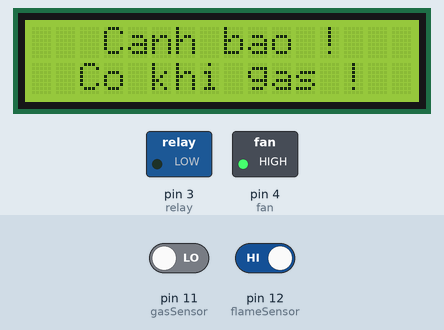
Simulated run of this sketch. Board: Arduino Uno, built with avr-gcc and run on an emulated ATmega328P. Shown: 16×2 character LCD, switched loads named in the sketch (green lamp = pin HIGH). The inputs (shaded band) are chosen by the test bench; at power-on: pin 12 (flameSensor) HIGH, pin 11 (gasSensor) LOW. The modem accepts every AT command (registered, SIM ready, sends succeed) and sends nothing else; what the sketch prints to the serial monitor is not drawn.

Above: at 1.2 s.
1.3 s: pin 12 (flameSensor) driven LOW
At 3.9 s:
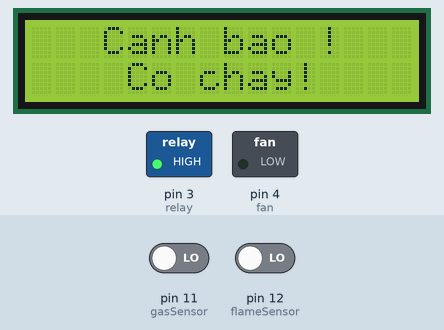
Timing chart, 0 to 5.4 s (numbered marks = the images above; inputs shaded):
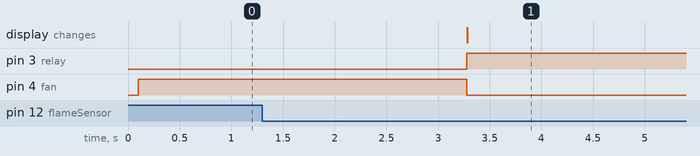

The sketch:

warning.ino
```cpp
#include <SoftwareSerial.h>
#include <LiquidCrystal_I2C.h>

SoftwareSerial sim(9, 10);
LiquidCrystal_I2C lcd(0x27, 16, 2);

const int flameSensor = 12;
const int gasSensor = 11 ;
const int relay = 3;
const int fan = 4;

bool called = false;
bool sent = false;
bool isClear = true;

String phoneNum = "0376560548";

void setup() {
  Serial.begin(9600);
  sim.begin(9600);

  lcd.init();
  lcd.backlight();
  lcd.setCursor(3, 0);
  lcd.print("Xin chao !");

  pinMode(flameSensor, INPUT);
  pinMode(gasSensor, INPUT);
  pinMode(relay, OUTPUT);
  pinMode(fan, OUTPUT);

  digitalWrite(relay, 0);
  digitalWrite(fan, 0);
}
void loop() {
  if (digitalRead(flameSensor) == 0) {
    isClear = true;
    if (!called) {
      lcd.clear();
      lcd.setCursor(3, 0);
      lcd.print("Canh bao !");
      lcd.setCursor(4, 1);
      lcd.print("Co chay!");
      digitalWrite(relay, 1);
      digitalWrite(fan, 0);
      call();
      called = true;
    }
  } else if (digitalRead(gasSensor) == 0) {
    isClear = true;
    if (!sent) {
      lcd.clear();
      lcd.setCursor(3, 0);
      lcd.print("Canh bao !");
      lcd.setCursor(2, 1);
      lcd.print("Co khi gas !");
      digitalWrite(fan, 1);
      digitalWrite(relay, 0);
      send();
      sent = true;
    }
  } else {
    if (isClear) {
      lcd.clear();
      lcd.setCursor(3, 0);
      lcd.print("Xin chao !");
      sent = false;
      called = false;
      isClear = false;
    }
    digitalWrite(relay, 0);
    digitalWrite(fan, 0);
  }
}

void send() {
  Serial.println("Sending...");
  String SMS = "Co chay o phong 1";

  sim.println("AT+CMGF=1");
  delay(1000);
  sim.println("AT+CMGS=\"" + phoneNum + "\"\r");
  delay(1000);
  sim.println(SMS);
  delay(100);
  sim.println((char)26);
  delay(1000);
}
void call() {
  Serial.println("Calling...");
  sim.println("AT");
  delay(300);
  sim.print(F("ATD"));
  sim.print(phoneNum);
  sim.print(F(";\r\n"));
  delay(20000);
  sim.print(F("ATH;\r\n"));
}
```

Measured:
- after the input at 1.3 s, pin 3 (relay): LOW → HIGH after 2.0 s; pin 4 (fan): HIGH → LOW after 2.0 s; the display: changes after 2.0 s (image 1)
